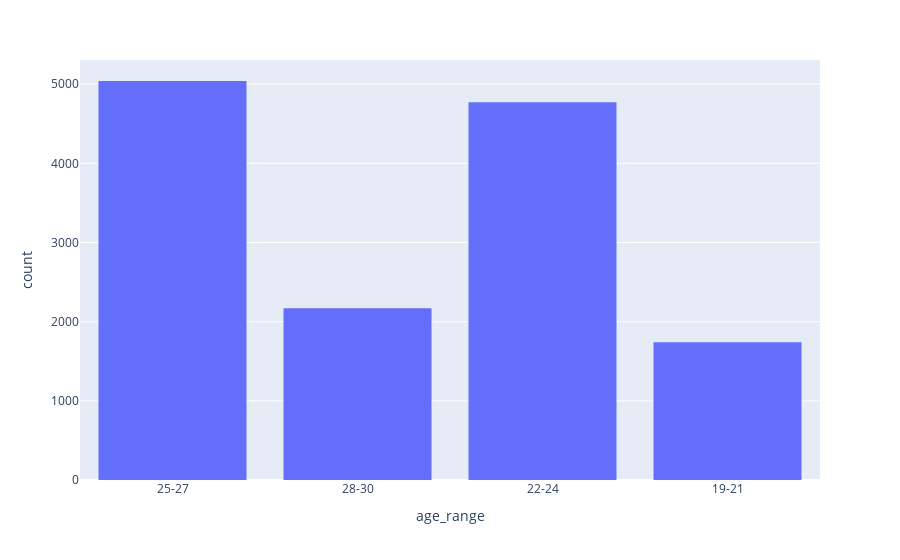
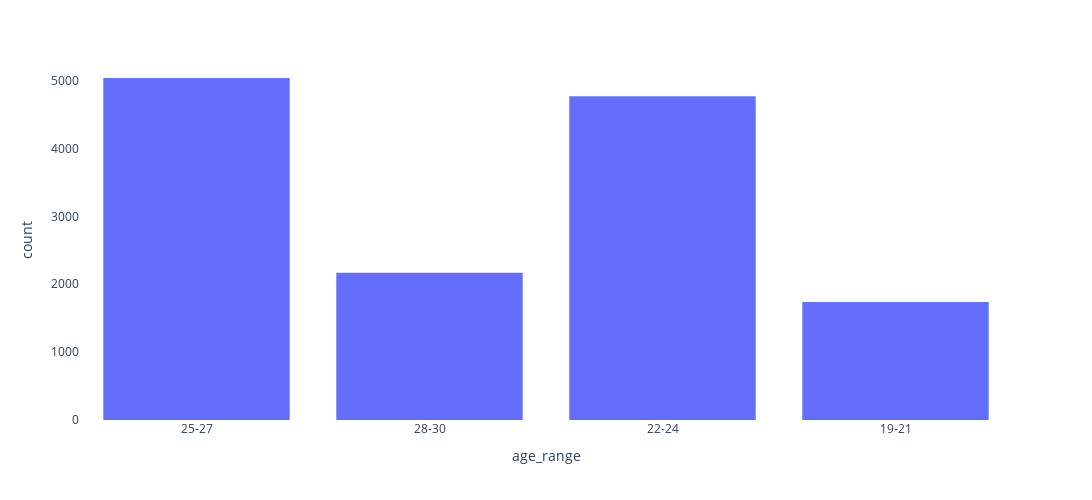

Here is the notebook cell these charts were saved with, in order:
### Code cell
mycolorscale = 'Sunset' # Note: The error message will list possible color scales.
color_discrete_sequence = ['#3264A8','#A83232']
fig = px.histogram(withRange, x="age_range", nbins=7)
fig.show()

### Figure 1 — Plotly figure (JSON) as saved in the notebook; plotly's stock layout.template omitted (floating-point values rounded to 4 significant figures; data arrays with more than 128 entries replaced by an {"elided": "..."} marker saying what was removed)
{"data": [{"alignmentgroup": "True", "bingroup": "x", "hovertemplate": "age_range=%{x}<br>count=%{y}<extra></extra>", "legendgroup": "", "marker": {"color": "#636efa", "pattern": {"shape": ""}}, "name": "", "nbinsx": 7, "offsetgroup": "", "orientation": "v", "showlegend": false, "type": "histogram", "x": {"elided": "14937 str values"}, "xaxis": "x", "yaxis": "y"}], "layout": {"autosize": true, "barmode": "relative", "legend": {"tracegroupgap": 0}, "margin": {"t": 60}, "xaxis": {"anchor": "y", "autorange": true, "domain": [0, 1], "range": [-0.5, 3.5], "title": {"text": "age_range"}, "type": "category"}, "yaxis": {"anchor": "x", "autorange": true, "domain": [0, 1], "range": [0, 5305.0], "title": {"text": "count"}}}}

### Figure 2 — Plotly figure (JSON) as saved in the notebook; plotly's stock layout.template omitted (floating-point values rounded to 4 significant figures; data arrays with more than 128 entries replaced by an {"elided": "..."} marker saying what was removed)
{"data": [{"alignmentgroup": "True", "bingroup": "x", "hovertemplate": "age_range=%{x}<br>count=%{y}<extra></extra>", "legendgroup": "", "marker": {"color": "#636efa", "pattern": {"shape": ""}}, "name": "", "nbinsx": 7, "offsetgroup": "", "orientation": "v", "showlegend": false, "type": "histogram", "x": {"elided": "14937 str values"}, "xaxis": "x", "yaxis": "y"}], "layout": {"barmode": "relative", "height": 500, "legend": {"tracegroupgap": 0}, "margin": {"t": 60}, "paper_bgcolor": "rgba(0, 0, 0, 0)", "plot_bgcolor": "rgba(0, 0, 0, 0)", "width": 1200, "xaxis": {"anchor": "y", "autorange": true, "domain": [0, 1], "range": [-0.5, 3.5], "title": {"text": "age_range"}, "type": "category"}, "yaxis": {"anchor": "x", "autorange": true, "domain": [0, 1], "range": [0, 5305.0], "title": {"text": "count"}}}}
